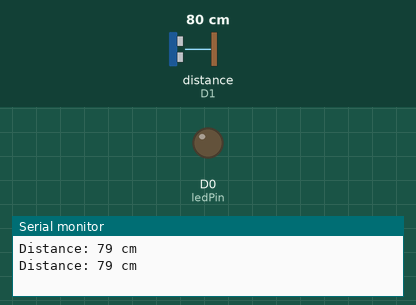
A program run on a simulated ESP8266 (NodeMCU). Parts: output pins drawn as LEDs (lit = HIGH), the last lines printed to the serial monitor. Wiring (inferred from the names in the program): ultrasonic range finder: trigger D3; echo D1. The test bench sets the inputs (shaded band); at power-on: distance to the obstacle (sensor on D1) 80 cm. The echo pulse lasts 58.3 µs per cm; pins used as bus, display or sensor lines are not drawn.

Above: at 1.8 s.
1.9 s: distance to the obstacle (sensor on D1) set to 13 cm
3.4 s: distance to the obstacle (sensor on D1) set to 10 cm
At 5.2 s:
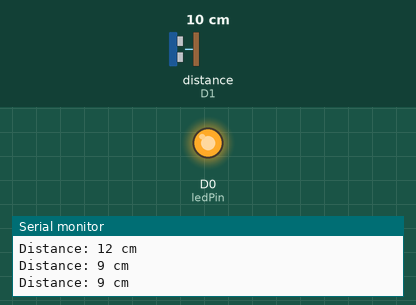
5.5 s: distance to the obstacle (sensor on D1) set to 18 cm
At 7.0 s:
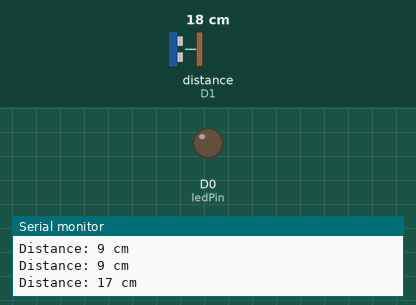
7.5 s: distance to the obstacle (sensor on D1) set to 2 cm
At 8.6 s:
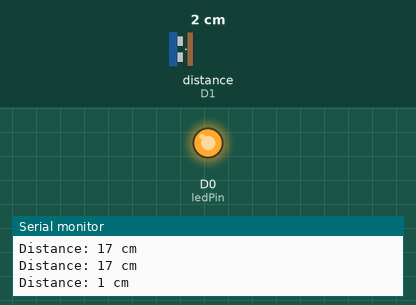
Timing chart, 0 to 10.5 s (numbered marks = the images above; inputs shaded):
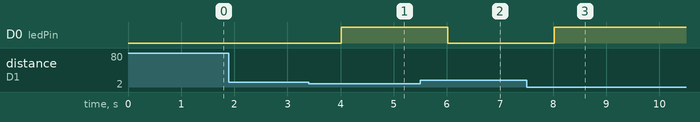

The program:

main.cpp
```cpp
#include <Arduino.h>

//declare variabel
int echoPin = D1;
int trigPin = D3;
int ledPin = D0;

//declare variabel untuk menampung waktu dan jarak
long duration;
int distance;


void setup() {
  // put your setup code here, to run once:
  pinMode(echoPin, INPUT);
  pinMode(trigPin, OUTPUT);
  pinMode(ledPin, OUTPUT);


  Serial.begin(9600);
}

void loop() {
  // put your main code here, to run repeatedly:
  digitalWrite(trigPin, LOW);
  delayMicroseconds(5);
  digitalWrite(trigPin, HIGH);
  delayMicroseconds(10);
  digitalWrite(trigPin, LOW);

  //untuk menghitung waktu sinyal diterima
  duration = pulseIn(echoPin, HIGH);

  //menghitung jarak
  distance = duration * 0.034 / 2;

  //displat serial monitor
  Serial.print("Distance: ");
  Serial.print(distance);
  Serial.println(" cm");

  //set LED berdasarkan kondisi
    if(distance<=10){
      digitalWrite(ledPin, HIGH);
    } else {
      digitalWrite(ledPin, LOW);
    }

    delay(1000);
}
```

Measured:
- the behaviour switches between 12 and 11 cm on distance to the obstacle (sensor on D1) (found by bisection; images 0 and 1)
- after the input at 3.4 s, D0 (ledPin): LOW → HIGH after 0.61 s
- after the input at 5.5 s, D0 (ledPin): HIGH → LOW after 0.52 s
- after the input at 7.5 s, D0 (ledPin): LOW → HIGH after 0.52 s
